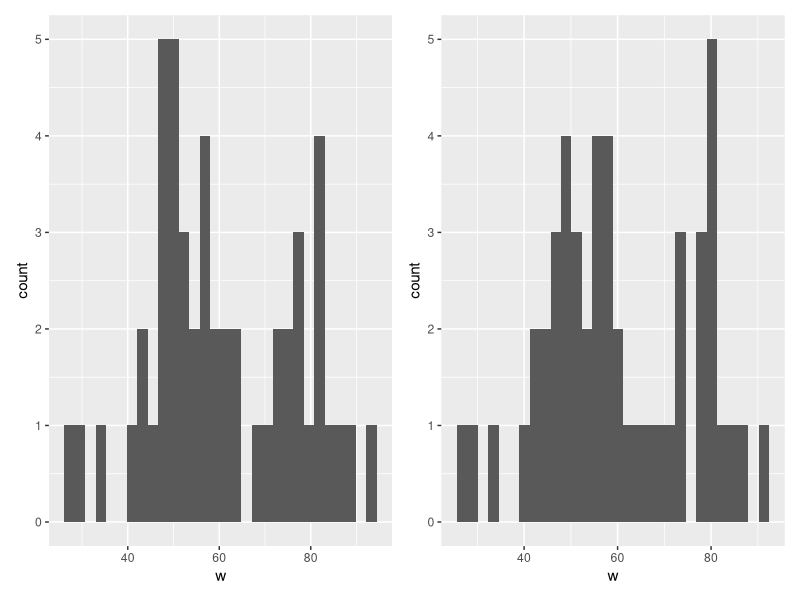

R code for this plot:
library("ggplot2")
library("patchwork")
library("dplyr")

weights <- read.table("weight.txt", header=FALSE, skip=1)
print(weights)

list <- c("A", "B")
# index <- c("V1", "V")
# paired = T

# w <- data.frame(matrix(nrow=nrow(weights)))

# layout(t(1:2))
# tapply(weights[1][,1], weights[2][,1], )


# for (i in 1:2) {
histogram <- function(i) {
	w <- weights[i][,1]
	# print(w)
	m <- mean(w)
	sd <- sd(w)
	cat(list[i], "の平均値=", m, "\n")
	cat(list[i], "の標準偏差=", sd, "\n")
	# hist(w, xlab="体重", ylab="人数")
	# weights[i] %>% ggplot(aes(x = "V1")) + geom_histogram()
	ggplot(weights[i], aes(x = w)) + geom_histogram()
}
chartList <- lapply(1:2, function(i) {
	histogram(i)
})

wrap_plots(chartList)
# .vsc.attach()